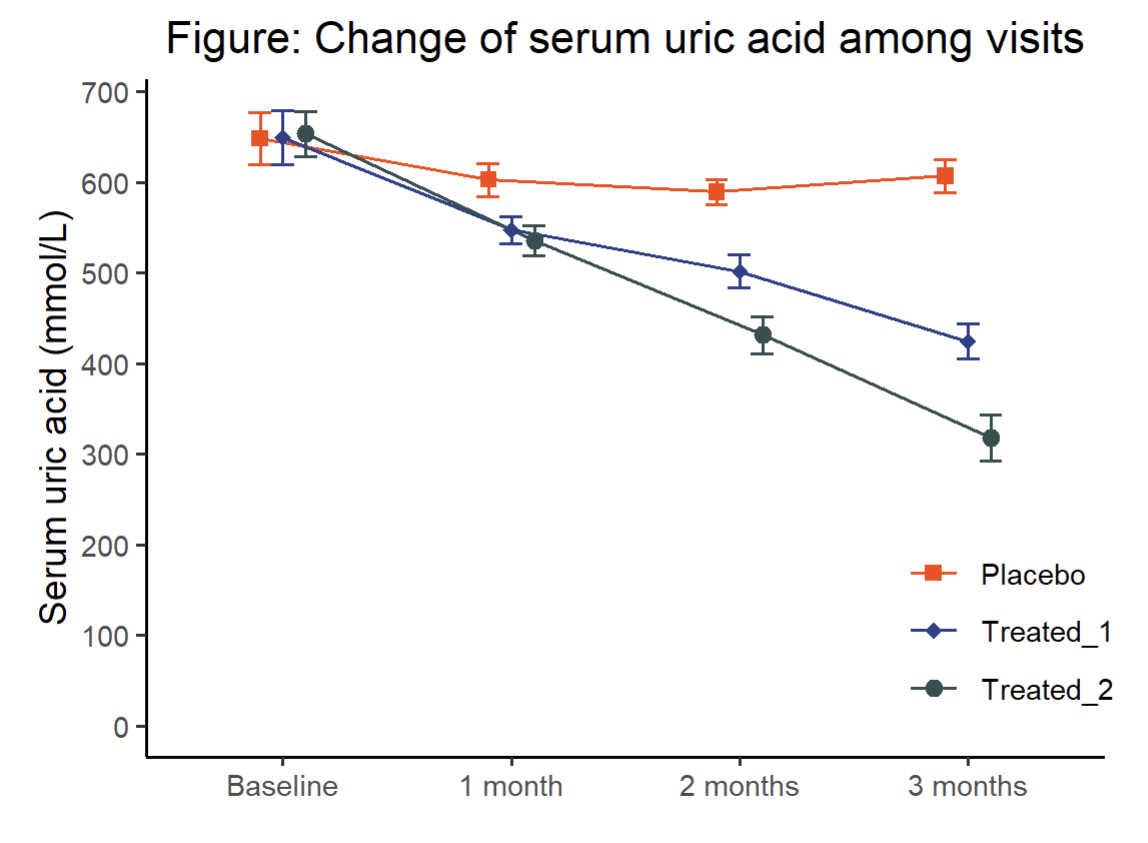

This figure's R source:
#source:Doi: 10.1016/S0140-6736(20)31965-6.
#date:2023-06-16
library(ggplot2)
library(tidyverse)
#set up a database
set.seed(240)
n <- 213  # sample size
f <- function(x, n, ...) factor(sample(x, n, replace=T, ...), levels=x)  # random sampling
data <- data.frame(patientID = c(1:n),
                   Age = floor(runif(n,18,65)),# age of 18-65 years old
                   Sex = f(c("Male","Female"),n,prob=c(0.7,0.3)),# 7:3 female:male sampling
                   group = rep(c("Placebo", "Treated_1","Treated_2"),time = 71), # 1:1:1,repeat 71 times
                   Gout = f(c("No","Yes"),n,prob=c(0.7,0.3)),#patience 7:3
                   BL_UA=round(runif(n,min=600,max=700)))# create a data frame (baseline data)

data$M1st_UA[data$group=="Placebo"] <- round(rnorm(71,mean=600,sd=15))#Set the mean and standard deviation of follow-up outcomes
data$M1st_UA[data$group=="Treated_1"] <- round(rnorm(71,mean=550,sd=14))
data$M1st_UA[data$group=="Treated_2"] <- round(rnorm(71,mean=540,sd=15))

data$M2nd_UA[data$group=="Placebo"] <- round(rnorm(71,mean=590,sd=14))
data$M2nd_UA[data$group=="Treated_1"] <- round(rnorm(71,mean=500,sd=17))
data$M2nd_UA[data$group=="Treated_2"] <- round(rnorm(71,mean=430,sd=21))

data$M3rd_UA[data$group=="Placebo"] <- round(rnorm(71,mean=605,sd=16))
data$M3rd_UA[data$group=="Treated_1"] <- round(rnorm(71,mean=430,sd=20))
data$M3rd_UA[data$group=="Treated_2"] <- round(rnorm(71,mean=320,sd=24))

# Add some missing data to simulate real follow-up situation
data$M1st_UA[sample(n, 11)] <- NA
data$M2nd_UA[sample(n, 21)] <- NA
data$M2nd_UA[is.na(data$M1st_UA)] <- NA # Continuously missing on the basis of M1st missing
data$M3rd_UA[sample(n, 31)] <- NA
data$M3rd_UA[is.na(data$M2nd_UA)] <- NA # Continuously missing on the basis of missing M1st and M2nd

#so if data got from the real follow-up situation has  missing data, how can we draw the picture
data_analysed <- na.omit(data)
#Plot
df1 <- data_analysed %>% # Calculate mean and standard deviation
  group_by(group) %>%
  summarise(
    n=n(),
    m0=mean(BL_UA),s0=sd(BL_UA),
    m1=mean(M1st_UA),s1=sd(M1st_UA),
    m2=mean(M2nd_UA),s2=sd(M2nd_UA),
    m3=mean(M3rd_UA),s3=sd(M3rd_UA),
  )
df2 <- pivot_longer(df1,!c("group","n"),names_to = c(".value","time"),names_pattern = "(.)(.)") #Convert wide data to long data


ggplot(data=df2,aes(time,m,color=group,group=group,shape=group))+
       geom_line(position=position_dodge(0.3),linewidth=0.5)+ # fold line
       geom_point(position=position_dodge(0.3),size=2)+ # point
       scale_shape_manual(values = c(15,18,19),
                          labels=c("Placebo","Treated_1","Treated_2"))+ # the shape of point
       geom_errorbar(aes(time,ymin=m-s,ymax=m+s),
                     position=position_dodge(0.3),
                     width=0.3,size=0.5)+ # error bar
       labs(title = "Figure: Change of serum uric acid among visits",
            x = NULL,y="Serum uric acid (mmol/L)")+ # axis labels
       scale_x_discrete(breaks=c("0","1","2","3"),
                        labels=c("Baseline","1 month","2 months","3 months"))+
       scale_y_continuous(breaks = seq(0,900,100))+ #scale interval
       scale_color_manual(values = c("#FF4500","#27408B","#2F4F4F"),
                          labels=c("Placebo","Treated_1","Treated_2"))+ # color of lines
       theme(axis.line = element_line(colour = "black"), #Color of axis
             legend.position = c(0.9,0.2), # legend location
             legend.background = element_blank(),
             legend.key=element_blank(),
             panel.background = element_blank(), # set background to blank
             legend.title = element_blank(), # legend Title
             plot.title = element_text(hjust = 0.5), # title Position
             plot.margin = unit(c(1,3,1,1),"cm"))+ #drawing area edge size
      expand_limits(y=0)#set the start of Y-Axis

# Warning message:
# Ignoring unknown parameters: linewidth 
